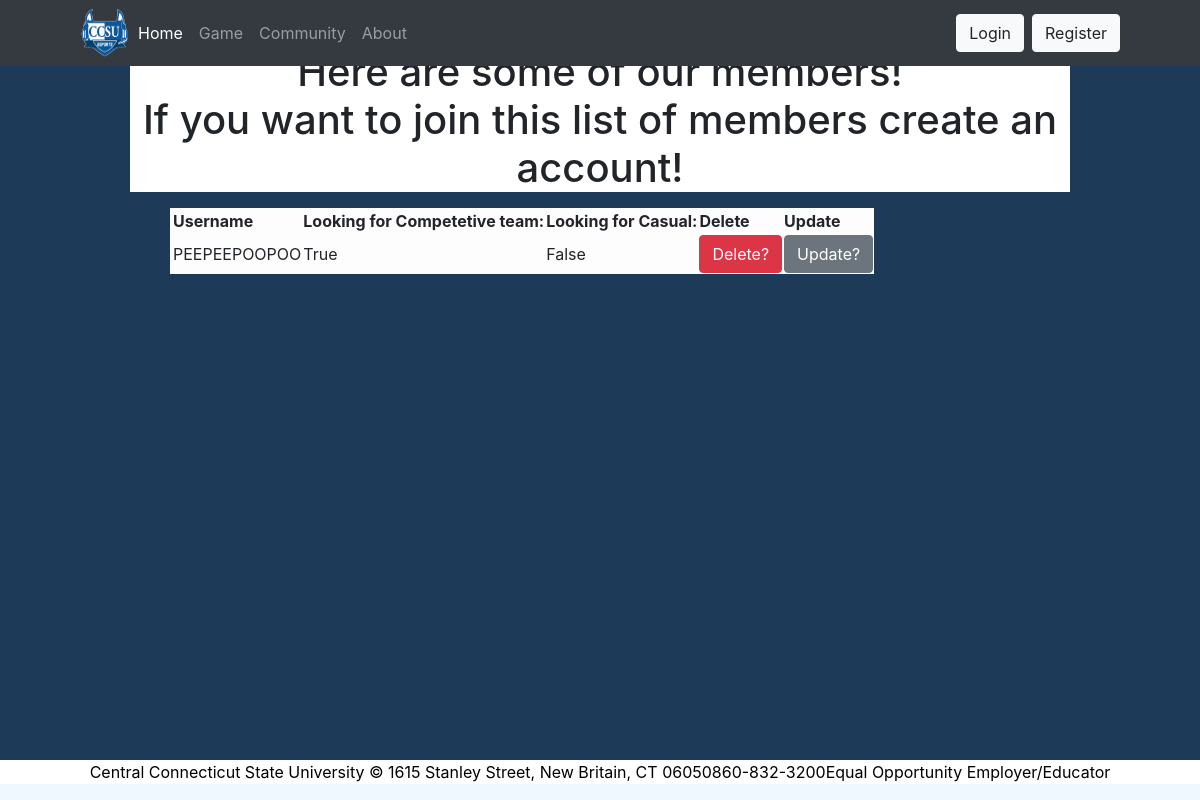
/Final_P1/Community, run on an earlier commit of the app's database.
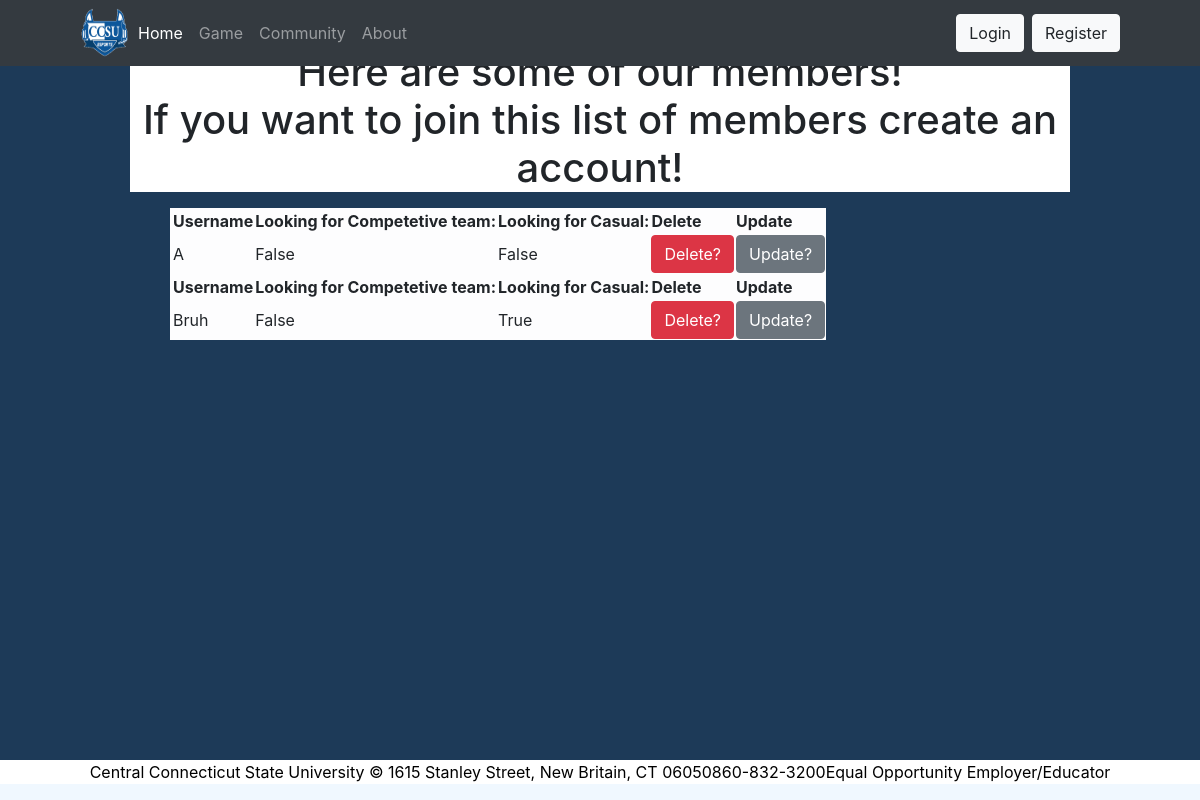
And on a later commit of the database.
### Final_P1/models.py (models this page shows)
class studentInfo(models.Model):
    userName = models.CharField(max_length=100)
    lookingforComp = models.BooleanField(default=False)
    lookingforCasual = models.BooleanField(default=False)
    def __str__(self):
        return self.userName

### Final_P1/views.py (the view)
# urls.py: path('Community', views.community),
def community(request):
    student = studentInfo.objects.all()
    context = {'students': student}
    return render(request, 'Final_P1/Community.html', context)

### templates/Final_P1/Community.html (shortened to what this page needs)
{% extends 'Final_P1/base.html' %}
{% load static %}
{% block body %}
<div class = "container">
    <h1>Here are some of our members!
    <p> If you want to join this list of members create an account!</p></h1>
<ul>
     <table class="table-light">
        {% for student in students %}
  <thead>
    <tr>
        <th scope="col"></th>
      <th scope="col">Username</th>
      <th scope="col">Looking for Competetive team:</th>
      <th scope="col">Looking for Casual: </th>
      <th scope="col">Delete</th>
        <th scope="col">Update</th>
    </tr>
  </thead>
  <tbody>
    <tr>
      <th scope="row"></th>
      <td>{{ student }}</td>
      <td>{{ student.lookingforComp }}</td>
      <td>{{ student.lookingforCasual }}</td>
         <td><form action="{% url 'Delete-StudentForm' student.id %}" method="post">
    <button type="submit" value="Delete" class="btn btn-danger">Delete?</button>
</form></td>
         <td>
        <form action="{% url 'Update-StudentForm' student.id %}" method="post">
    <button type="submit" value="Update"  class="btn btn-secondary">Update?</button>
</form></td>
    </tr>
  </tbody>
    {% endfor %}
</table>
    {% endblock %}%}

### templates/Final_P1/base.html (shortened to what this page needs)
{% load static %}
<!Doctype html>
<html lang="en">
<head>
    <link rel="stylesheet" href="https://cdn.jsdelivr.net/npm/bootstrap@4.5.3/dist/css/bootstrap.min.css">
    <link rel="stylesheet" href="https://cdnjs.cloudflare.com/ajax/libs/font-awesome/5.15.1/css/all.min.css">
    <link rel="stylesheet" href="{% static 'css/style.css'%}">
</head>
<body>
<nav class="navbar navbar-expand-lg navbar-dark bg-dark fixed-top">
    <div class="container">
        <img src="{% static 'images/Esports.png' %}" alt="CCSU Logo" width="50px" height="50px">
        <div class="collapse navbar-collapse" id="navbarSupportedContent">
            <ul class="navbar-nav mr-auto">
                <li class="nav-item active">
                    <a class="nav-link" href="Home">Home</a>
                </li>
                <li class="nav-item">
                    <a class="nav-link" href="Game">Game</a>
                </li>
                <li class="nav-item">
                    <a class="nav-link" href="Community">Community</a>
                </li>
                <li class="nav-item">
                    <a class="nav-link" href="About">About</a>
                </li>
            </ul>
            {% if user.is_authenticated %}
                <ul class="navbar-nav">
                    <li class="nav-item dropdown">
                        <a class="nav-link dropdown-toggle text-capitalize font-weight-bold active" href="#" id="navbarDropdown" role="button" data-toggle="dropdown" aria-haspopup="true" aria-expanded="false">
                            {{  user.username }}
                        </a>
                        <div class="dropdown-menu dropdown-menu-right" aria-labelledby="navbarDropdown">
                            <a class="dropdown-item" href="{% url 'index_profile'%}">User Profile</a>
                            <div class="dropdown-divider"></div>
                            <a class="dropdown-item" href="{% url 'logout' %}">Logout</a>
                        </div>
                    </li>
                </ul>
            {% else %}
                <a class="btn btn-light mr-2" href={% url 'login' %}>Login</a>
                <a class="btn btn-light" href={% url 'register' %}>Register</a>
            {% endif %}
        </div>
    </div>
</nav>
<div class="container mt-5">
    {% block body %}
    {% endblock %}
</div>
<footer>
    <p>Central Connecticut State University © 1615 Stanley Street, New Britain, CT 06050860-832-3200Equal Opportunity Employer/Educator</p>
</footer>
</body>
</html>

### static/css/style.css (style rules this page uses)
footer { background-color: aliceblue; background-position: bottom; word-spacing: 10%; position: fixed; left: 0; bottom: 0; width: 100%; color: black; text-align: center; }
body { background-color: #1d3a58; }
nav { position: fixed; background-color: black; padding-right: 100px; }
.container { padding-right: 50px; padding-left: 50px; }
h1 { text-align: center; background-color: white; }
p { background-color: white; }

What changed in the data, as far as the page shows it:
removed studentInfo: userName "PEEPEEPOOPOO", lookingforComp "True", lookingforCasual "False"
added studentInfo: userName "A", lookingforComp "False", lookingforCasual "False"
added studentInfo: userName "Bruh", lookingforComp "False", lookingforCasual "True"
